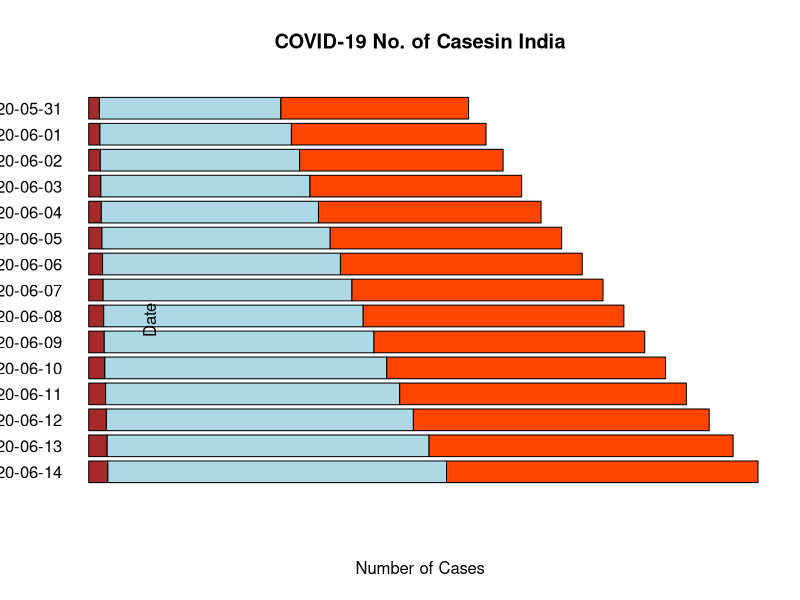

This chart was generated by the following R code:
D<-c('2020-05-31','2020-06-01','2020-06-02','2020-06-03','2020-06-04','2020-06-05','2020-06-06','2020-06-07','2020-06-08','2020-06-09','2020-06-10','2020-06-11','2020-06-12','2020-06-13','2020-06-14')

noofcases<-c(182143,190535,198706,207615,216919,226770,236657,246628,256611,266598,276583,286579,297535,308993,320922)

noofdeaths<-c(5164,5394,5598,5815,6075,6348,6642,6929,7200,7471,7745,8102,8498,8884,9195)

recoveries<-c(86984,91819,95527,100303,104107,109462,114073,119293,124430,129314,135206,141029,147195,154330,162379)

types<-c("No. of Deaths","Recoveries","Active No. of cases")

active=noofcases-noofdeaths-recoveries
newnoofdeaths<-rev(noofdeaths)
newrecoveries<-rev(recoveries)
newactive<-rev(active)
D<-rev(D)

values = rbind(newnoofdeaths,newrecoveries,newactive)

col<-c("brown","lightblue","orange red")
barplot(values,names.arg=D,main="COVID-19 No. of Casesin India",xlab="Number of Cases",col=col,horiz=TRUE,las=1,axes=FALSE)
par(mar=c(4,6,6,7)+2)
legend(0.1,19.3,types,cex=1,fill=col,bty = "n",horiz=TRUE)
title(ylab = "Date", line = 0)  